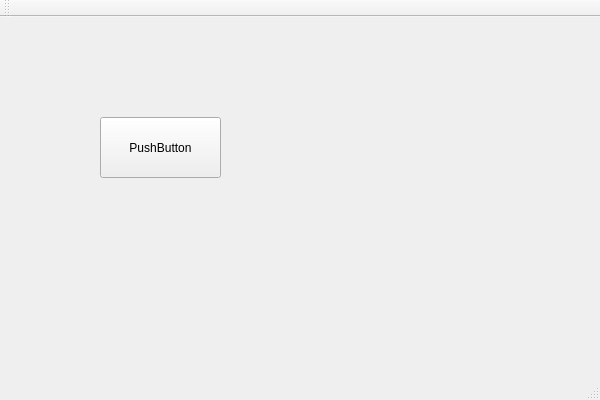
<?xml version="1.0" encoding="UTF-8"?>
<ui version="4.0">
 <class>firsttClass</class>
 <widget class="QMainWindow" name="firsttClass">
  <property name="geometry">
   <rect>
    <x>0</x>
    <y>0</y>
    <width>600</width>
    <height>400</height>
   </rect>
  </property>
  <property name="windowTitle">
   <string>firstt</string>
  </property>
  <widget class="QWidget" name="centralWidget">
   <widget class="QLabel" name="label">
    <property name="geometry">
     <rect>
      <x>-10</x>
      <y>0</y>
      <width>601</width>
      <height>351</height>
     </rect>
    </property>
    <property name="text">
     <string/>
    </property>
    <property name="pixmap">
     <pixmap>D:/Downloads/low-angle-shot-facade-white-modern-building-blue-clear-sky.jpg</pixmap>
    </property>
    <property name="scaledContents">
     <bool>true</bool>
    </property>
   </widget>
   <widget class="QPushButton" name="pushButton">
    <property name="geometry">
     <rect>
      <x>100</x>
      <y>100</y>
      <width>121</width>
      <height>61</height>
     </rect>
    </property>
    <property name="text">
     <string>PushButton</string>
    </property>
   </widget>
  </widget>
  <widget class="QMenuBar" name="menuBar">
   <property name="geometry">
    <rect>
     <x>0</x>
     <y>0</y>
     <width>600</width>
     <height>21</height>
    </rect>
   </property>
  </widget>
  <widget class="QToolBar" name="mainToolBar">
   <attribute name="toolBarArea">
    <enum>TopToolBarArea</enum>
   </attribute>
   <attribute name="toolBarBreak">
    <bool>false</bool>
   </attribute>
  </widget>
  <widget class="QStatusBar" name="statusBar"/>
 </widget>
 <layoutdefault spacing="6" margin="11"/>
 <resources>
  <include location="firstt.qrc"/>
 </resources>
 <connections/>
</ui>
